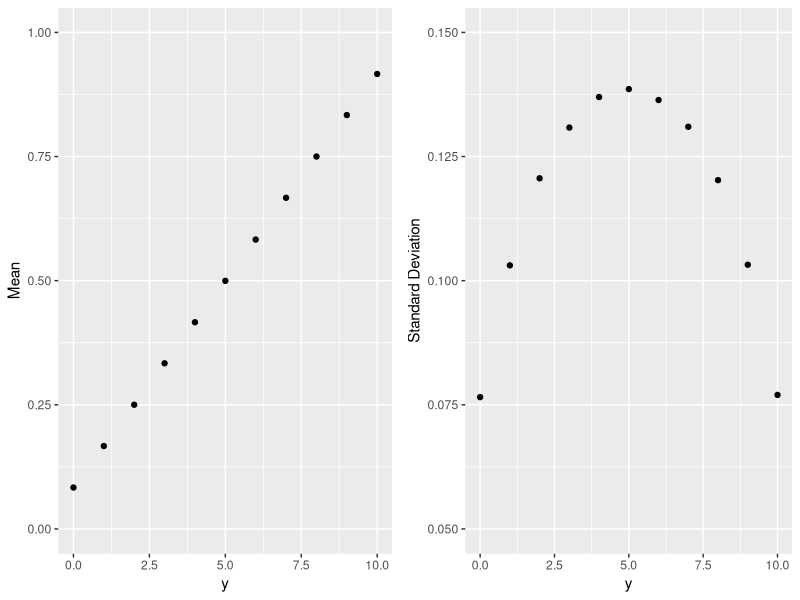
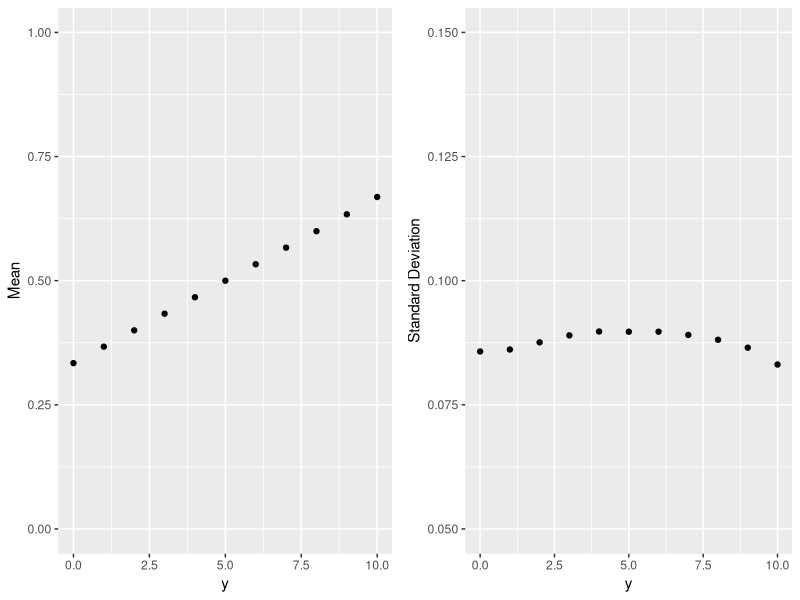

R code for these plots, in order:
## ---- chunk 1
montecarlo <- function(y, n, a, b){
  theta<-rbeta(1e+06,a,b)
  like<-rbinom(1e+06,n,theta)
  post<-rbeta(1e+06, like+a, n-like+b) #posterior probability distribution
  post<-as.data.frame(cbind(post,like))
  avg<-as.data.frame(tapply(post$post,post$like,mean))
  sd<-as.data.frame(tapply(post$post,post$like,sd))
  values<-unique(post$like)
  values<-values[order(values)]
  dat<-cbind(values,avg,sd)
  colnames(dat)<-c("k","mean","sd")
  dat1<-dat[dat$k %in% y, ]
  colnames(dat1)<-c("y","Mean","Standard Deviation")
  return(dat1)
}

## ---- chunk 2

library(ggplot2)
library(gridExtra)
set.seed(1)
p2<-montecarlo(0:10, 10, 1, 1)
plot1<-ggplot(p2, aes(y, Mean))+geom_point()+
  scale_y_continuous(limits = c(0, 1))
plot2<-ggplot(p2, aes(y, `Standard Deviation`))+geom_point()+
  scale_y_continuous(limits = c(0.05, 0.15))
grid.arrange(plot1, plot2, ncol=2)
## ---- chunk 3
set.seed(1)
p3<-montecarlo(0:10, 10, 10, 10)
plot3<-ggplot(p3, aes(y, Mean))+geom_point()+
  scale_y_continuous(limits = c(0, 1))
plot4<-ggplot(p3, aes(y, `Standard Deviation`))+geom_point()+
  scale_y_continuous(limits = c(0.05, 0.15))
grid.arrange(plot3, plot4, ncol=2)
